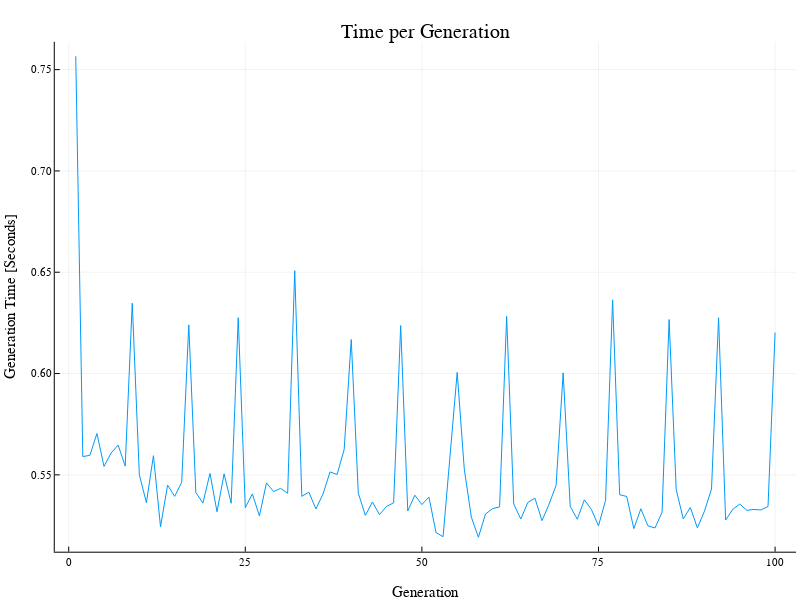

Notebook source saved alongside this figure:
### Code cell
gen_time = plot(times; xlabel="Generation", ylabel="Generation Time [Seconds]", title="Time per Generation", leg=false)

### Figure 1 — Plotly figure (JSON) as saved in the notebook; plotly's stock layout.template omitted (floating-point values rounded to 4 significant figures)
{"data": [{"colorbar": {"title": ""}, "hoverinfo": "text", "legendgroup": "y1", "line": {"color": "rgba(0, 154, 250, 1.000)", "dash": "solid", "shape": "linear", "width": 1}, "mode": "lines", "name": "y1", "showlegend": true, "text": [null, null, null, null, null, null, null, null, null, null, null, null, null, null, null, null, null, null, null, null, null, null, null, null, null, null, null, null, null, null, null, null, null, null, null, null, null, null, null, null, null, null, null, null, null, null, null, null, null, null, null, null, null, null, null, null, null, null, null, null, null, null, null, null, null, null, null, null, null, null, null, null, null, null, null, null, null, null, null, null, null, null, null, null, null, null, null, null, null, null, null, null, null, null, null, null, null, null, null, null], "type": "scatter", "x": [1, 2, 3, 4, 5, 6, 7, 8, 9, 10, 11, 12, 13, 14, 15, 16, 17, 18, 19, 20, 21, 22, 23, 24, 25, 26, 27, 28, 29, 30, 31, 32, 33, 34, 35, 36, 37, 38, 39, 40, 41, 42, 43, 44, 45, 46, 47, 48, 49, 50, 51, 52, 53, 54, 55, 56, 57, 58, 59, 60, 61, 62, 63, 64, 65, 66, 67, 68, 69, 70, 71, 72, 73, 74, 75, 76, 77, 78, 79, 80, 81, 82, 83, 84, 85, 86, 87, 88, 89, 90, 91, 92, 93, 94, 95, 96, 97, 98, 99, 100], "xaxis": "x1", "y": [0.7566, 0.559, 0.5596, 0.5704, 0.5542, 0.5607, 0.5647, 0.5543, 0.6347, 0.55, 0.5363, 0.5595, 0.5244, 0.5449, 0.5394, 0.5463, 0.624, 0.5413, 0.536, 0.5507, 0.5318, 0.5505, 0.536, 0.6275, 0.5338, 0.5406, 0.5297, 0.546, 0.5418, 0.5433, 0.5409, 0.6508, 0.5394, 0.5415, 0.5332, 0.5405, 0.5514, 0.5502, 0.5626, 0.6168, 0.5409, 0.53, 0.5366, 0.5304, 0.5345, 0.5362, 0.6237, 0.5322, 0.54, 0.5353, 0.539, 0.5215, 0.5195, 0.5595, 0.6006, 0.5529, 0.5291, 0.5192, 0.5306, 0.5333, 0.5342, 0.6282, 0.5356, 0.5282, 0.5364, 0.5385, 0.5274, 0.5355, 0.5449, 0.6003, 0.5344, 0.5281, 0.5377, 0.5329, 0.5248, 0.5374, 0.6364, 0.5402, 0.5393, 0.5235, 0.5333, 0.5248, 0.5238, 0.5316, 0.6267, 0.5427, 0.5283, 0.5339, 0.5238, 0.532, 0.543, 0.6275, 0.5277, 0.5329, 0.5356, 0.5325, 0.5329, 0.5327, 0.5344, 0.6202], "yaxis": "y1", "zmax": 0.1, "zmin": -0.1}], "layout": {"annotations": [{"font": {"color": "rgba(0, 0, 0, 1.000)", "family": "sans-serif", "size": 20}, "rotation": 0, "showarrow": false, "text": "Time per Generation", "x": 0.5318, "xanchor": "center", "xref": "paper", "y": 1, "yanchor": "top", "yref": "paper"}], "height": 600, "margin": {"b": 20, "l": 0, "r": 0, "t": 20}, "paper_bgcolor": "rgba(255, 255, 255, 1.000)", "plot_bgcolor": "rgba(255, 255, 255, 1.000)", "showlegend": false, "width": 800, "xaxis": {"anchor": "y1", "domain": [0.06846, 0.9951], "gridcolor": "rgba(0, 0, 0, 0.100)", "gridwidth": 0.5, "linecolor": "rgba(0, 0, 0, 1.000)", "mirror": false, "range": [-1.97, 103.0], "showgrid": true, "showline": true, "showticklabels": true, "tickangle": 0, "tickcolor": "rgb(0, 0, 0)", "tickfont": {"color": "rgba(0, 0, 0, 1.000)", "family": "sans-serif", "size": 11}, "tickmode": "array", "ticks": "inside", "ticktext": ["0", "25", "50", "75", "100"], "tickvals": [0, 25, 50, 75, 100], "title": "Generation", "titlefont": {"color": "rgba(0, 0, 0, 1.000)", "family": "sans-serif", "size": 15}, "type": "-", "visible": true, "zeroline": false, "zerolinecolor": "rgba(0, 0, 0, 1.000)"}, "yaxis": {"anchor": "x1", "domain": [0.05054, 0.961], "gridcolor": "rgba(0, 0, 0, 0.100)", "gridwidth": 0.5, "linecolor": "rgba(0, 0, 0, 1.000)", "mirror": false, "range": [0.5121, 0.7637], "showgrid": true, "showline": true, "showticklabels": true, "tickangle": 0, "tickcolor": "rgb(0, 0, 0)", "tickfont": {"color": "rgba(0, 0, 0, 1.000)", "family": "sans-serif", "size": 11}, "tickmode": "array", "ticks": "inside", "ticktext": ["0.55", "0.60", "0.65", "0.70", "0.75"], "tickvals": [0.55, 0.6, 0.65, 0.7, 0.75], "title": "Generation Time [Seconds]", "titlefont": {"color": "rgba(0, 0, 0, 1.000)", "family": "sans-serif", "size": 15}, "type": "-", "visible": true, "zeroline": false, "zerolinecolor": "rgba(0, 0, 0, 1.000)"}}}
